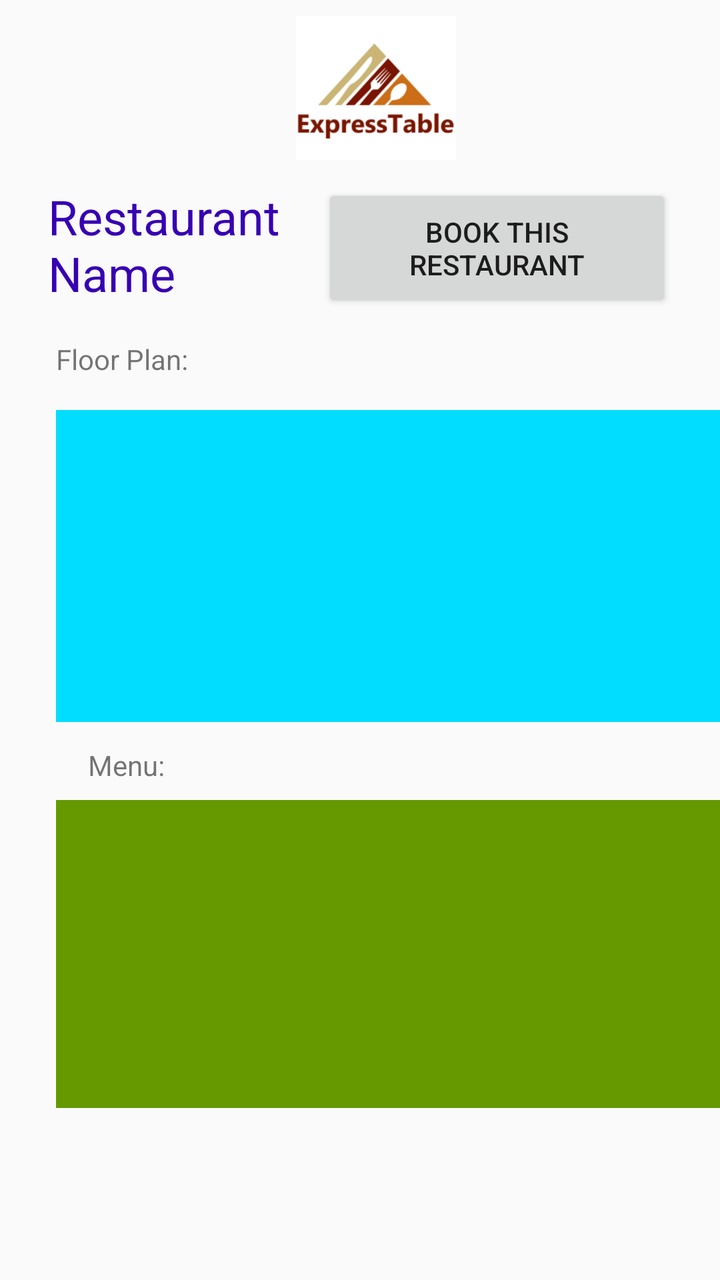
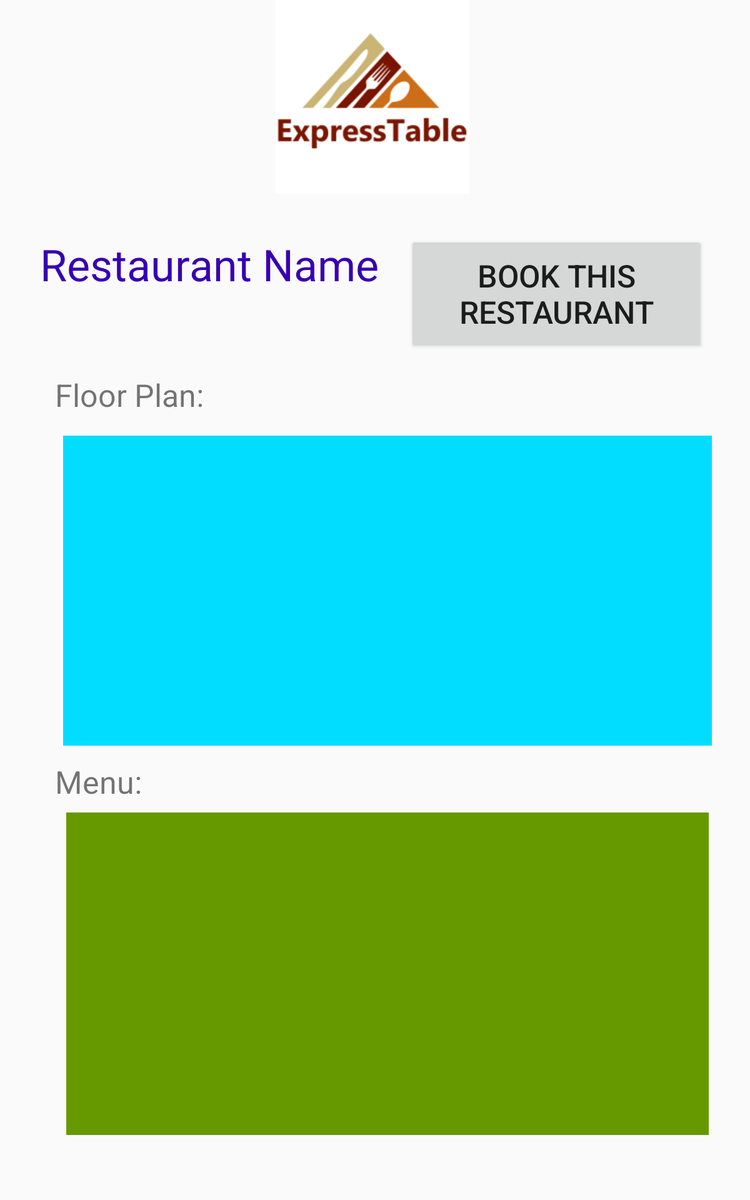

One screen, two layout resources from the same app: the default and the author's alternative for another configuration. Each is rendered where Android would select it; the XML of both is given below.
<!-- AndroidManifest.xml: application theme AppTheme -->
<!-- res/layout/activity_view_restaurant.xml -->
<?xml version="1.0" encoding="utf-8"?>
<android.support.constraint.ConstraintLayout xmlns:android="http://schemas.android.com/apk/res/android"
    xmlns:app="http://schemas.android.com/apk/res-auto"
    xmlns:tools="http://schemas.android.com/tools"
    android:layout_width="match_parent"
    android:layout_height="match_parent"
    tools:context=".views.ViewRestaurantActivity">


    <android.support.constraint.ConstraintLayout
        android:id="@+id/loggedInHeader"
        android:layout_width="match_parent"
        android:layout_height="72dp"
        android:layout_marginTop="8dp"
        android:layout_marginEnd="8dp"
        app:layout_constraintEnd_toEndOf="parent"
        app:layout_constraintTop_toTopOf="parent">

        <ImageView
            android:id="@+id/headerLogoImageView"
            android:layout_width="80dp"
            android:layout_height="80dp"
            android:layout_marginStart="148dp"
            app:layout_constraintStart_toStartOf="parent"
            app:layout_constraintTop_toTopOf="parent"
            app:srcCompat="@drawable/expresstable_logo" />

    </android.support.constraint.ConstraintLayout>

    <TextView
        android:id="@+id/viewingRestaurantName"
        style="@style/FontTheme"
        android:layout_width="151dp"
        android:layout_height="58dp"
        android:layout_marginStart="24dp"
        android:layout_marginTop="92dp"
        android:text="Restaurant Name"
        android:textSize="24sp"
        app:layout_constraintStart_toStartOf="parent"
        app:layout_constraintTop_toTopOf="parent" />

    <TextView
        android:id="@+id/textView2"
        android:layout_width="wrap_content"
        android:layout_height="wrap_content"
        android:layout_marginStart="28dp"
        android:layout_marginTop="20dp"
        android:text="Floor Plan:"
        app:layout_constraintStart_toStartOf="parent"
        app:layout_constraintTop_toBottomOf="@+id/viewingRestaurantName" />

    <ImageView
        android:id="@+id/imageView"
        android:layout_width="336dp"
        android:layout_height="156dp"
        android:layout_marginStart="28dp"
        android:layout_marginTop="16dp"
        app:layout_constraintStart_toStartOf="parent"
        app:layout_constraintTop_toBottomOf="@+id/textView2"
        app:srcCompat="@android:color/holo_blue_bright" />

    <TextView
        android:id="@+id/textView3"
        android:layout_width="wrap_content"
        android:layout_height="wrap_content"
        android:layout_marginStart="44dp"
        android:layout_marginTop="12dp"
        android:text="Menu:"
        app:layout_constraintStart_toStartOf="parent"
        app:layout_constraintTop_toBottomOf="@+id/imageView" />

    <ImageView
        android:id="@+id/imageView2"
        android:layout_width="337dp"
        android:layout_height="154dp"
        android:layout_marginStart="28dp"
        android:layout_marginTop="8dp"
        app:layout_constraintStart_toStartOf="parent"
        app:layout_constraintTop_toBottomOf="@+id/textView3"
        app:srcCompat="@android:color/holo_green_dark" />

    <Button
        android:id="@+id/button"
        android:layout_width="175dp"
        android:layout_height="64dp"
        android:layout_marginTop="92dp"
        android:layout_marginEnd="24dp"
        android:text="Book this Restaurant"
        app:layout_constraintEnd_toEndOf="parent"
        app:layout_constraintTop_toTopOf="parent" />
</android.support.constraint.ConstraintLayout>
<!-- resources referenced by this layout -->
<resources>
  <!-- drawable expresstable_logo: png bitmap (drawable, 190852 bytes) -->
  <style name="FontTheme" parent="Theme.AppCompat.Light.NoActionBar">
          <item name="android:textSize">18sp</item>
          <item name="android:textColor">@color/colorPrimaryDark</item>
      </style>
  <style name="AppTheme" parent="Theme.AppCompat.Light.NoActionBar">
          
          <item name="colorPrimary">@color/colorPrimary</item>
          <item name="colorPrimaryDark">@color/colorPrimaryDark</item>
          <item name="colorAccent">@color/colorAccent</item>
      </style>
</resources>
<!-- res/layout-sw600dp/activity_view_restaurant.xml (the author's variant of the layout above) -->
<!-- drawn on a 7-inch tablet held upright -->
<?xml version="1.0" encoding="utf-8"?>
<android.support.constraint.ConstraintLayout xmlns:android="http://schemas.android.com/apk/res/android"
    xmlns:app="http://schemas.android.com/apk/res-auto"
    xmlns:tools="http://schemas.android.com/tools"
    android:layout_width="match_parent"
    android:layout_height="match_parent"
    tools:context=".views.ViewRestaurantActivity">

    <ImageView
        android:id="@+id/headerLogoImageView"
        android:layout_width="164dp"
        android:layout_height="155dp"
        android:layout_marginStart="216dp"
        app:layout_constraintStart_toStartOf="parent"
        app:layout_constraintTop_toTopOf="parent"
        app:srcCompat="@drawable/expresstable_logo" />

    <TextView
        android:id="@+id/viewingRestaurantName"
        style="@style/FontTheme"
        android:layout_width="273dp"
        android:layout_height="91dp"
        android:layout_marginStart="32dp"
        android:layout_marginTop="188dp"
        android:text="Restaurant Name"
        android:textSize="35sp"
        app:layout_constraintStart_toStartOf="parent"
        app:layout_constraintTop_toTopOf="parent" />

    <TextView
        android:id="@+id/textView2"
        android:layout_width="wrap_content"
        android:layout_height="wrap_content"
        android:layout_marginStart="44dp"
        android:layout_marginTop="20dp"
        android:text="Floor Plan:"
        android:textSize="25sp"
        app:layout_constraintStart_toStartOf="parent"
        app:layout_constraintTop_toBottomOf="@+id/viewingRestaurantName" />

    <ImageView
        android:id="@+id/imageView"
        android:layout_width="519dp"
        android:layout_height="248dp"
        android:layout_marginStart="28dp"
        android:layout_marginTop="16dp"
        android:layout_marginEnd="8dp"
        app:layout_constraintEnd_toEndOf="parent"
        app:layout_constraintStart_toStartOf="parent"
        app:layout_constraintTop_toBottomOf="@+id/textView2"
        app:srcCompat="@android:color/holo_blue_bright" />

    <TextView
        android:id="@+id/textView3"
        android:layout_width="wrap_content"
        android:layout_height="wrap_content"
        android:layout_marginStart="44dp"
        android:layout_marginTop="12dp"
        android:text="Menu:"
        android:textSize="25sp"
        app:layout_constraintStart_toStartOf="parent"
        app:layout_constraintTop_toBottomOf="@+id/imageView" />

    <ImageView
        android:id="@+id/imageView2"
        android:layout_width="514dp"
        android:layout_height="258dp"
        android:layout_marginStart="28dp"
        android:layout_marginTop="8dp"
        android:layout_marginEnd="8dp"
        app:layout_constraintEnd_toEndOf="parent"
        app:layout_constraintStart_toStartOf="parent"
        app:layout_constraintTop_toBottomOf="@+id/textView3"
        app:srcCompat="@android:color/holo_green_dark" />

    <Button
        android:id="@+id/bookThisRestaurantButton"
        android:layout_width="238dp"
        android:layout_height="94dp"
        android:layout_marginTop="188dp"
        android:layout_marginEnd="36dp"
        android:text="Book this Restaurant"
        android:textSize="25sp"
        app:layout_constraintEnd_toEndOf="parent"
        app:layout_constraintTop_toTopOf="parent" />
</android.support.constraint.ConstraintLayout>
